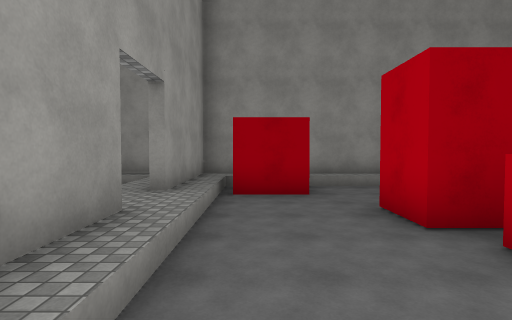
view 1 (above)

16 first-person views from a walk through a Unity game level. The camera is 1.3 m above the floor, tilts 2° down and sees 80° across. Doors are open. The floor is counted in squares, 2 m on a side. Each view is taken from the middle of a square. On the plan, view 1 faces up. The plan holds only what a view shows up to about 10 squares ahead; the rest is blank. The place goes on beyond the plan. The player is left out. Surface patterns are stand-ins for the level's own textures.

view 2
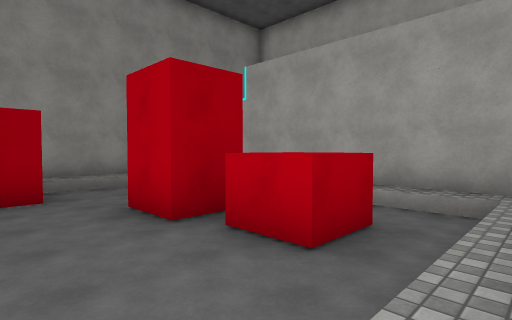

view 3
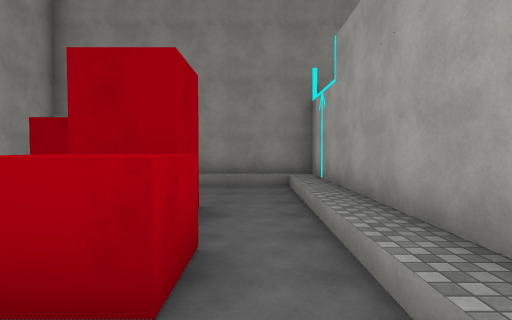

view 4
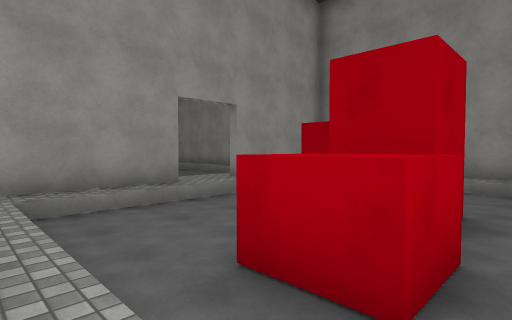

view 5
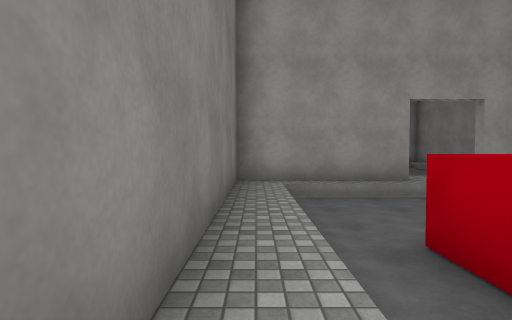

view 6
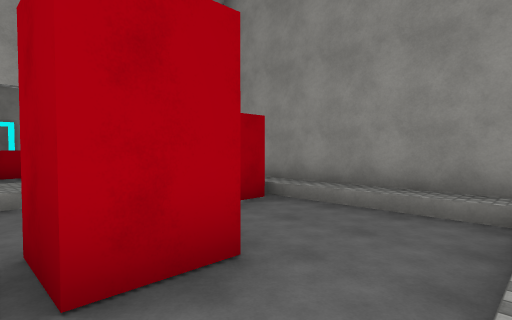

view 7
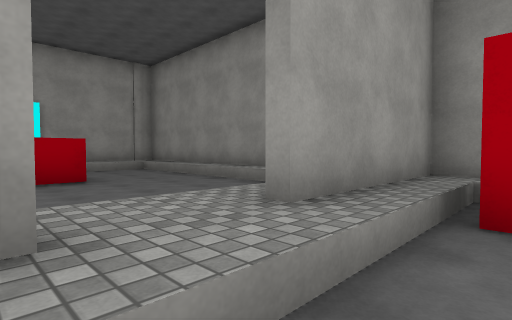

view 8
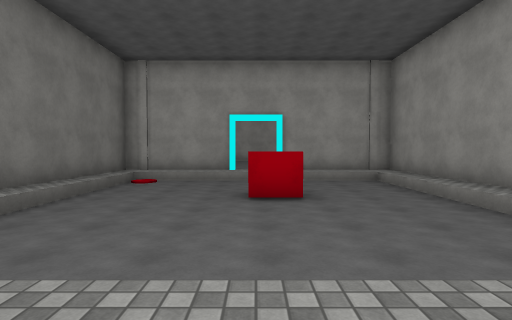

view 9
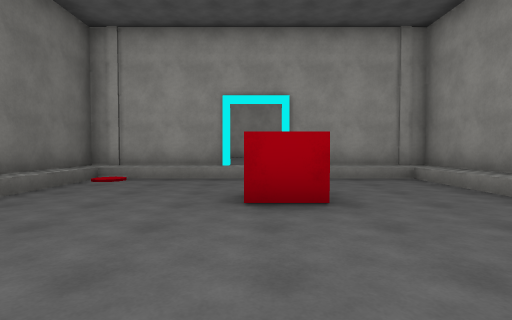

view 10
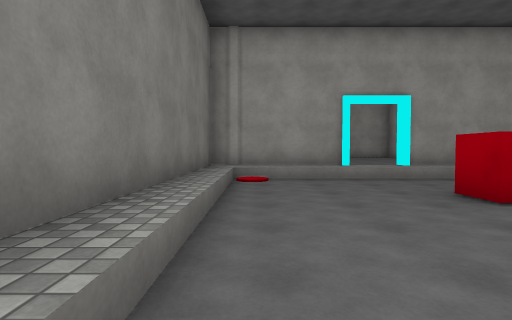

view 11
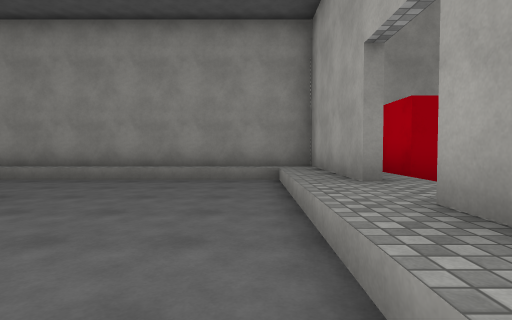

view 12
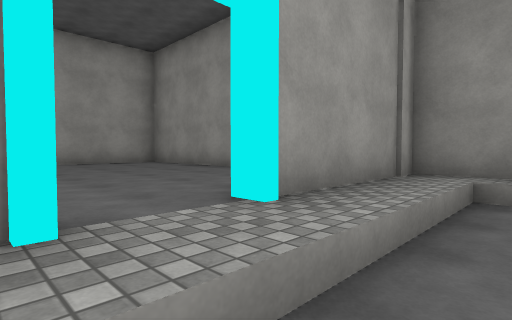

view 13
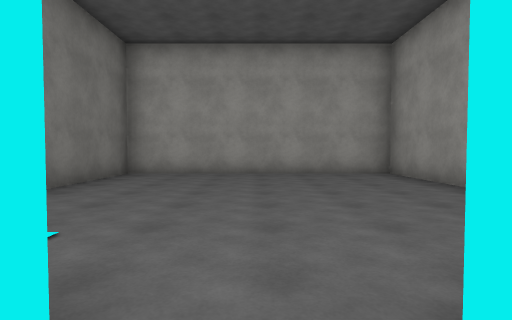

view 14
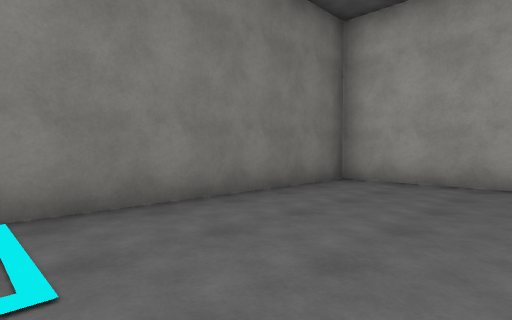

view 15
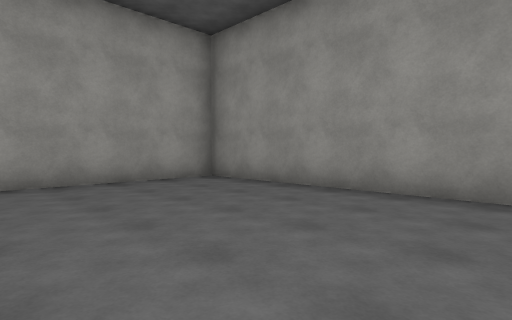

view 16
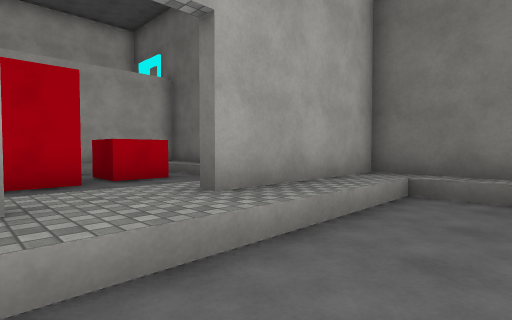

### Floor plan
Key: @ floor where view 1 was taken; # wall or solid block; . main floor; - floor 0.5 m lower than the main floor; / step, stairs or slope; D open door; R red disc; O other object.
Columns run from 19 left of view 1 to 6 right of it. Each row starts with its distance up from view 1.
  9         ##################
  8 #########.........#......#
  7 #.......#.-------.#OO---/#
  6 #.......#.-------.#OO---/#
  5 #.......#.-------.#-----/#
  4 #.........--O----..--OO-/#
  3 #.......#.-------.#-----/#
  2 #.......#.-------.#---OD/#
  1 #.......#.R------.#----D/#
  0 #########.........#@.....#
 -1         ##################

Positions as (right, up) in squares from view 1, and headings:
1: (0, 0), facing up
2: (0, 0), facing up-right
3: (4, 0), facing up
4: (4, 0), facing up-left
5: (5, 0), facing left
6: (5, 3), facing up-left
7: (0, 3), facing up-left
8: (-1, 4), facing left
9: (-3, 4), facing left
10: (-3, 1), facing left
11: (-3, 1), facing up
12: (-9, 3), facing up-left
13: (-10, 4), facing left
14: (-12, 4), facing down-left
15: (-12, 3), facing up-left
16: (-4, 5), facing down-right
